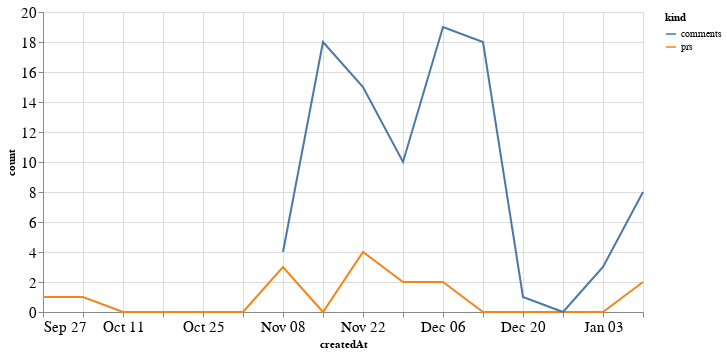

Notebook cell for this chart:
### Code cell
alt.Chart(total_time, width=600).mark_line().encode(
    x='createdAt',
    y='count',
    color='kind'
)

### Figure 1 — Vega-Lite specification as saved in the notebook (floating-point values rounded to 4 significant figures)
{"config": {"axisLeft": {"labelFontSize": 15}, "axisBottom": {"labelFontSize": 15}}, "data": {"name": "data-d368f2d6fa5064dbc6c363b43e079ec1"}, "mark": "line", "encoding": {"color": {"type": "nominal", "field": "kind"}, "x": {"type": "temporal", "field": "createdAt"}, "y": {"type": "quantitative", "field": "count"}}, "width": 600, "$schema": "https://vega.github.io/schema/vega-lite/v4.8.1.json", "datasets": {"data-d368f2d6fa5064dbc6c363b43e079ec1": [{"createdAt": "2020-09-27T00:00:00", "kind": "prs", "count": 1.0}, {"createdAt": "2020-10-04T00:00:00", "kind": "prs", "count": 1.0}, {"createdAt": "2020-10-11T00:00:00", "kind": "prs", "count": 0.0}, {"createdAt": "2020-10-18T00:00:00", "kind": "prs", "count": 0.0}, {"createdAt": "2020-10-25T00:00:00", "kind": "prs", "count": 0.0}, {"createdAt": "2020-11-01T00:00:00", "kind": "prs", "count": 0.0}, {"createdAt": "2020-11-08T00:00:00", "kind": "prs", "count": 3.0}, {"createdAt": "2020-11-15T00:00:00", "kind": "prs", "count": 0.0}, {"createdAt": "2020-11-22T00:00:00", "kind": "prs", "count": 4.0}, {"createdAt": "2020-11-29T00:00:00", "kind": "prs", "count": 2.0}, {"createdAt": "2020-12-06T00:00:00", "kind": "prs", "count": 2.0}, {"createdAt": "2020-12-13T00:00:00", "kind": "prs", "count": 0.0}, {"createdAt": "2020-12-20T00:00:00", "kind": "prs", "count": 0.0}, {"createdAt": "2020-12-27T00:00:00", "kind": "prs", "count": 0.0}, {"createdAt": "2021-01-03T00:00:00", "kind": "prs", "count": 0.0}, {"createdAt": "2021-01-10T00:00:00", "kind": "prs", "count": 2.0}, {"createdAt": "2020-09-27T00:00:00", "kind": "comments", "count": null}, {"createdAt": "2020-10-04T00:00:00", "kind": "comments", "count": null}, {"createdAt": "2020-10-11T00:00:00", "kind": "comments", "count": null}, {"createdAt": "2020-10-18T00:00:00", "kind": "comments", "count": null}, {"createdAt": "2020-10-25T00:00:00", "kind": "comments", "count": null}, {"createdAt": "2020-11-01T00:00:00", "kind": "comments", "count": null}, {"createdAt": "2020-11-08T00:00:00", "kind": "comments", "count": 4.0}, {"createdAt": "2020-11-15T00:00:00", "kind": "comments", "count": 18.0}, {"createdAt": "2020-11-22T00:00:00", "kind": "comments", "count": 15.0}, {"createdAt": "2020-11-29T00:00:00", "kind": "comments", "count": 10.0}, {"createdAt": "2020-12-06T00:00:00", "kind": "comments", "count": 19.0}, {"createdAt": "2020-12-13T00:00:00", "kind": "comments", "count": 18.0}, {"createdAt": "2020-12-20T00:00:00", "kind": "comments", "count": 1.0}, {"createdAt": "2020-12-27T00:00:00", "kind": "comments", "count": 0.0}, {"createdAt": "2021-01-03T00:00:00", "kind": "comments", "count": 3.0}, {"createdAt": "2021-01-10T00:00:00", "kind": "comments", "count": 8.0}]}}
